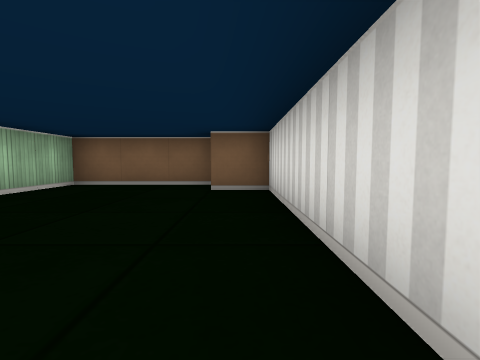
[1] (above)

16 first-person views from a walk through a cub3D maze. The camera is about half as high as the walls, tilts 4° down and sees 85° across. The floor is counted in squares. Each view is taken from the middle of a square. On the plan, view 1 faces up. The plan holds only what a view shows up to about 9 squares ahead; the rest is blank. The place goes on beyond the plan.

[2]
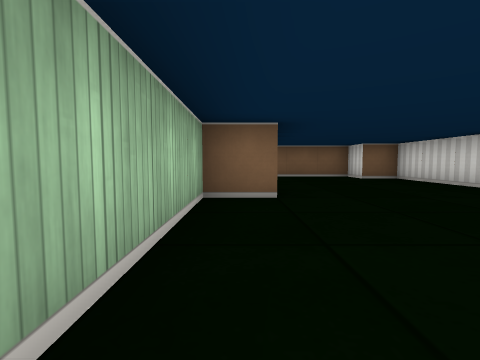

[3]
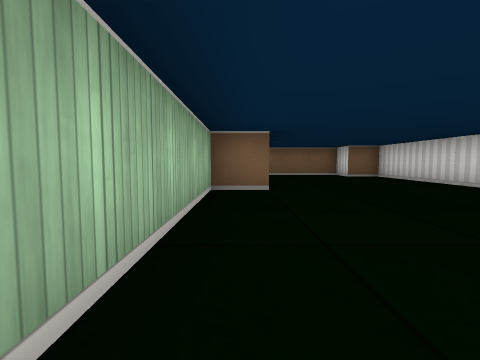

[4]
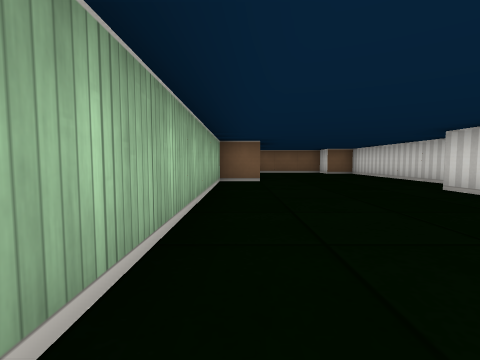

[5]
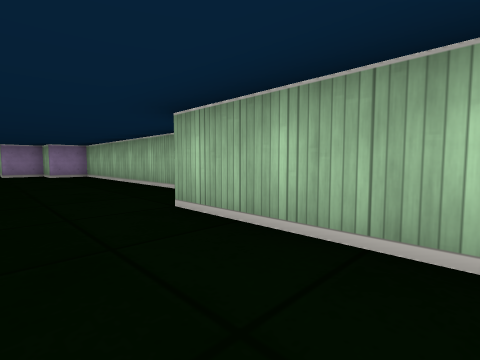

[6]
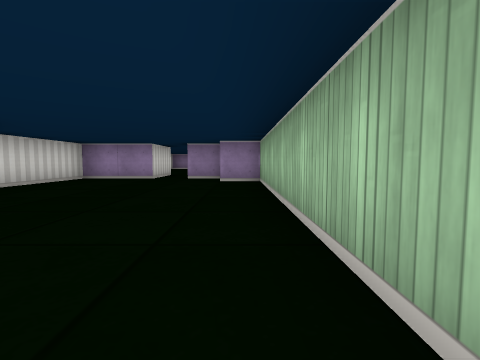

[7]
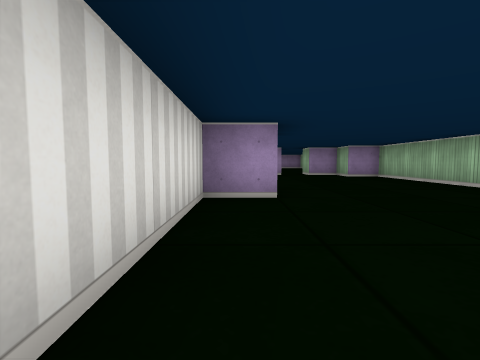

[8]
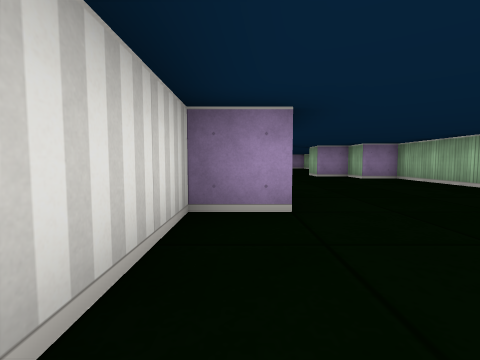

[9]
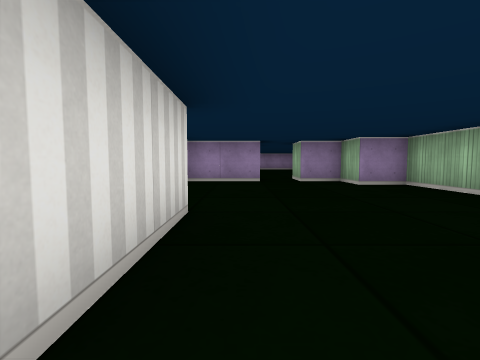

[10]
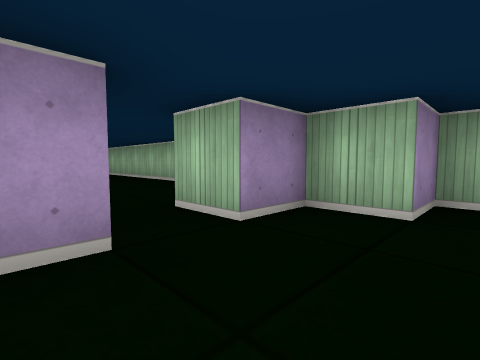

[11]
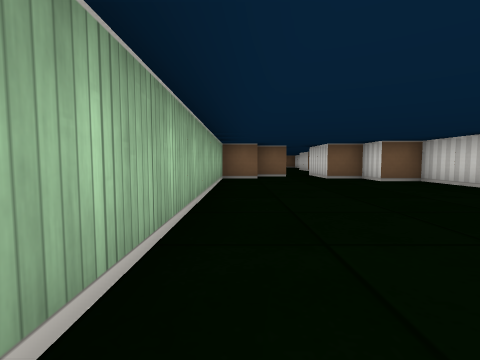

[12]
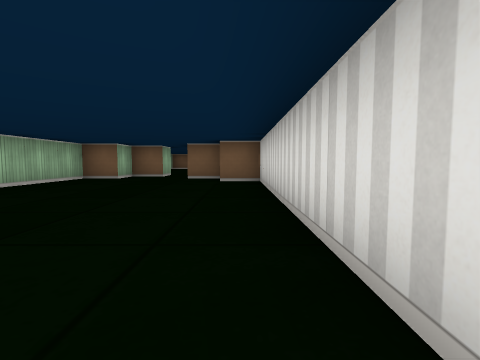

[13]
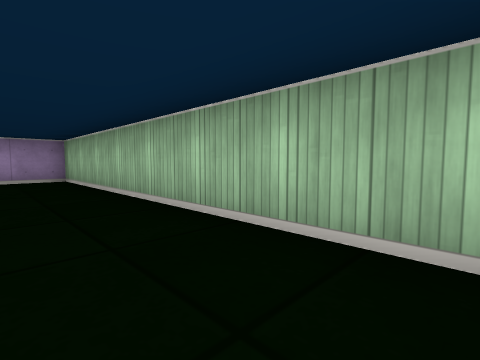

[14]
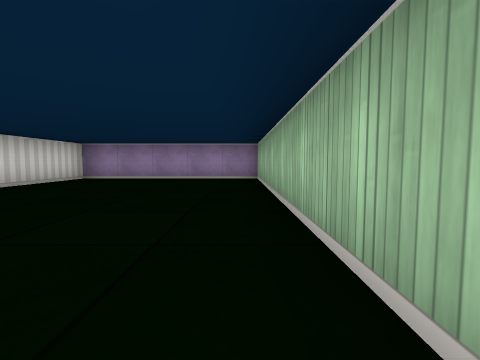

[15]
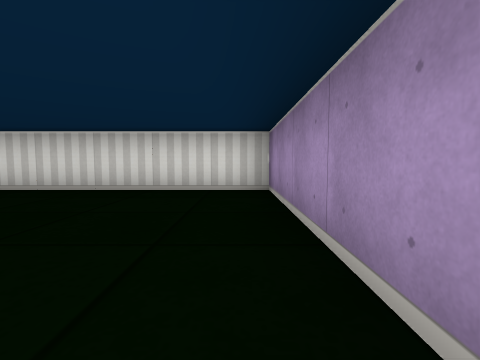

[16]
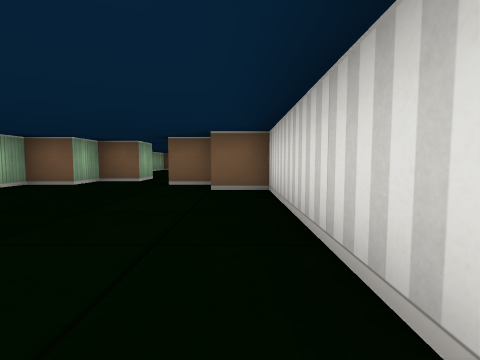

### Floor plan
Points are (right, up) in squares from view 1. A wall is a line through its corners. A room is listed if a view was taken in it or the views show most of it. See-through windows are left out.
Room 1 (views 1, 2, 3, 4, 5, 6, 7, 8, 9, 10)
walls: (-0.5, -3.5) (-0.5, -1.5) (0.5, -1.5) (0.5, 4.5) (-0.5, 4.5) (-0.5, 5.5) (-3.5, 5.5) (-3.5, 0.5) (-4.5, 0.5) (-4.5, -6.5) (-3.5, -6.5) (-3.5, -7.5) (-2.5, -7.5); (-1.5, -7.5) (0.5, -7.5) (0.5, -4.9)
Room 2 (views 11, 12, 13, 14, 15, 16)
walls: (-2.5, -7.5) (-2.5, -8.5) (-3.5, -8.5) (-3.5, -9.5) (-4.5, -9.5) (-4.5, -17.5) (0.5, -17.5) (0.5, -10.5) (-0.5, -10.5) (-0.5, -9.5) (-1.5, -9.5) (-1.5, -7.5)

Positions as (right, up) in squares from view 1, and headings:
1: (0, 0), facing up
2: (-4, -3), facing up
3: (-4, -4), facing up
4: (-4, -6), facing up
5: (-2, 3), facing down-left
6: (-4, 0), facing down
7: (0, 2), facing down
8: (0, 1), facing down
9: (-1, -1), facing down
10: (-1, -6), facing down-left
11: (-4, -17), facing up
12: (0, -17), facing up
13: (-3, -10), facing down-left
14: (-4, -10), facing down
15: (-4, -17), facing right
16: (0, -15), facing up
